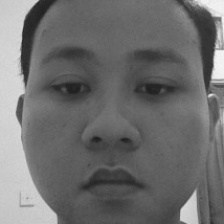
#> input picture dataset/Ridho_1/Netral/1753846266719.jpg, 224 x 224 px, found by its file name; its folder holds only this picture in this run
$ python trainer.py
#> lines starting #> are read from the running program, lines starting #| are printed output that depends on the picture
import cv2
import os
import numpy as np
from skimage import feature
from sklearn.svm import SVC
from sklearn.neighbors import KNeighborsClassifier
from sklearn.model_selection import train_test_split
from sklearn.metrics import accuracy_score, classification_report, confusion_matrix
import pickle
import seaborn as sns
import matplotlib.pyplot as plt

print("Memulai proses training model...")
# Path Setup
base_dir = os.path.dirname(os.path.abspath(__file__))
dataset_dir = os.path.join(base_dir, "dataset")
models_dir = os.path.join(base_dir, "models")
eval_dir = os.path.join(base_dir, "evaluation_results")
os.makedirs(models_dir, exist_ok=True)
os.makedirs(eval_dir, exist_ok=True)

# Ekstraksi Fitur LBP
class LocalBinaryPatterns:
    def __init__(self, num_points, radius):
#> further down, image is the input picture: shape (224, 224); min 28, max 245, mean 110.2
        self.num_points = num_points
        self.radius = radius

    def describe(self, image, eps=1e-7):
        # Hitung representasi LBP dari gambar
#> called with eps = 1e-07
        lbp = feature.local_binary_pattern(image, self.num_points, self.radius, method="uniform")
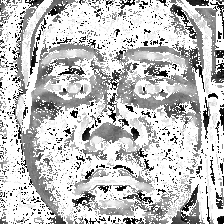
#> lbp: shape (224, 224) float64; min 0, max 25, mean 19; drawn with min black and max white

        # Buat histogram dari pola LBP
        (hist, _) = np.histogram(lbp.ravel(),
                                 bins=np.arange(0, self.num_points + 3),
                                 range=(0, self.num_points + 2))
#> hist = 26 values, max 27091 at index 25, min 443 at index 18, mean 1929.8

        # Normalisasi histogram
        hist = hist.astype("float")
        hist /= (hist.sum() + eps)
#> hist = 26 values, max 0.54 at index 25, min 0.00883 at index 18, mean 0.0385

        return hist

# Muat Dataset dan Ekstrak Fitur
print("\nMemuat dataset dan mengekstrak fitur LBP...")

lbp_desc = LocalBinaryPatterns(24, 8)

data_fitur = []
label_individu = []
label_ekspresi = []
mapping_nama = {}
mapping_ekspresi = {"Netral": 0, "Senang": 1, "Sedih": 2}

for subjek_folder in sorted(os.listdir(dataset_dir)):
    if os.path.isdir(os.path.join(dataset_dir, subjek_folder)):
        try:
            nama, id_subjek_str = subjek_folder.rsplit('_', 1)
            id_subjek = int(id_subjek_str)
            mapping_nama[id_subjek] = nama

            subjek_path = os.path.join(dataset_dir, subjek_folder)
            for ekspresi_folder in sorted(os.listdir(subjek_path)):
                if ekspresi_folder in mapping_ekspresi:
                    ekspresi_path = os.path.join(subjek_path, ekspresi_folder)
                    id_ekspresi = mapping_ekspresi[ekspresi_folder]

                    for filename in os.listdir(ekspresi_path):
                        img_path = os.path.join(ekspresi_path, filename)
                        image = cv2.imread(img_path, cv2.IMREAD_GRAYSCALE)

                        if image is not None:
                            hist = lbp_desc.describe(image)
                            data_fitur.append(hist)
                            label_individu.append(id_subjek)
                            label_ekspresi.append(id_ekspresi)
        except ValueError:
            print(f"Melewatkan folder dengan format nama salah: {subjek_folder}")
            continue

print(f"Total {len(data_fitur)} gambar diproses.")
#| Total 1 gambar diproses.
print(f"Mapping Nama: {mapping_nama}")

# Model Individu (SVM)
print("\n--- Melatih Model Individu (SVM) ---")
#> (the run stopped early here; a loop or call above may not have finished)
